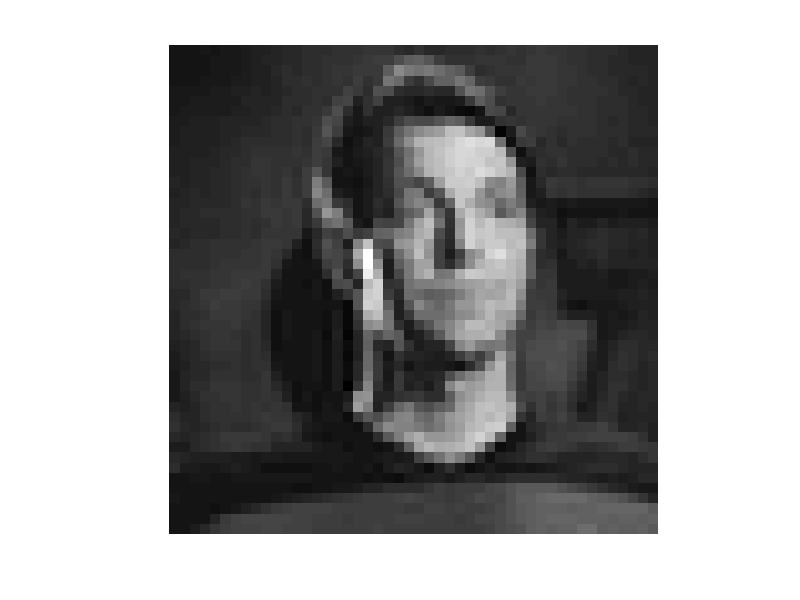

Source code (MATLAB):
load riker
[U,S,V] = svd(r);
%
% What is eigenvalue spectrum?
%
tS=diag(S);
clf;
subplot(1,1,1);
plot(tS);
pause;
clf;
%
%  Show all the eigenvector images
%
for i= 1:48
M(:,:,i) = U(:,i)*(V(:,i))';
minm = min(min(M(:,:,i)));
maxm = max(max(M(:,:,i)));
subplot(6,8,i);
imshow(M(:,:,i),[minm maxm])
end
%
% display the reconstruction
% as a function of number of 
% eigenimages summed
%
pause
clf
subplot(1,1,1)
s1 = zeros(48,48); 
%
for i=1:48
s1 = s1 +(tS(i)*M(:,:,i));
pause(1)
mins = min(min(s1));
maxs = max(max(s1));
imshow(s1,[mins maxs]);
end
